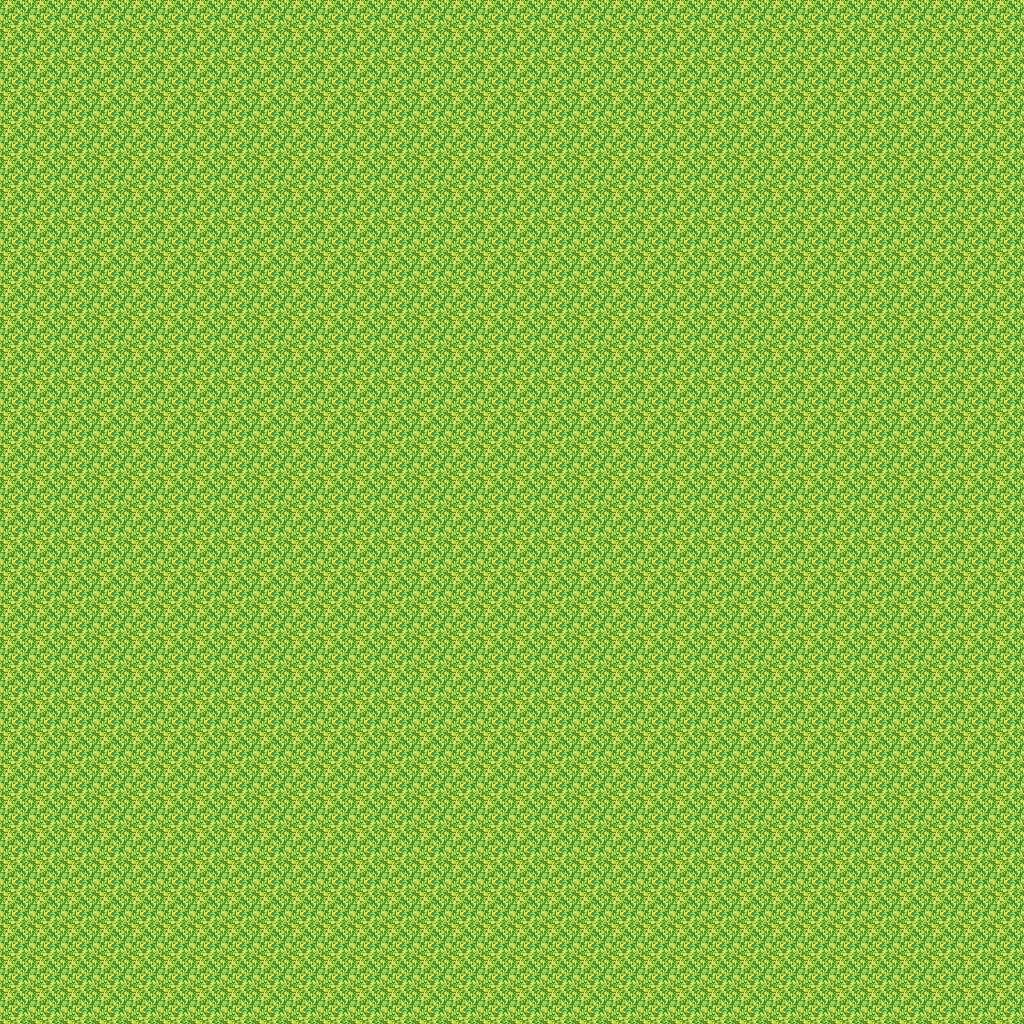

This game map was drawn from its Tiled (.tmx) file and the tilesets committed beside it. A one-line description and the full map source follow:
An orthogonal 32x32 tile map with 32x32 px tiles, 2 tile layers (grass, buildings), 2 tilesets and 8 objects (locomotive, coal, passengers, refrigerator, wood, ...).

<map version="1.2" tiledversion="1.2.4" orientation="orthogonal" renderorder="right-down" width="32" height="32" tilewidth="32" tileheight="32" infinite="0" backgroundcolor="#dbdbdb" nextlayerid="5" nextobjectid="14">
 <tileset firstgid="1" source="CustomTrains.tsx" />
 <tileset firstgid="9" source="GrassTile.tsx" />
 <layer id="1" name="grass" width="32" height="32">
  <data encoding="csv">
9,9,9,9,9,9,9,9,9,9,9,9,9,9,9,9,9,9,9,9,9,9,9,9,9,9,9,9,9,9,9,9,
9,9,9,9,9,9,9,9,9,9,9,9,9,9,9,9,9,9,9,9,9,9,9,9,9,9,9,9,9,9,9,9,
9,9,9,9,9,9,9,9,9,9,9,9,9,9,9,9,9,9,9,9,9,9,9,9,9,9,9,9,9,9,9,9,
9,9,9,9,9,9,9,9,9,9,9,9,9,9,9,9,9,9,9,9,9,9,9,9,9,9,9,9,9,9,9,9,
9,9,9,9,9,9,9,9,9,9,9,9,9,9,9,9,9,9,9,9,9,9,9,9,9,9,9,9,9,9,9,9,
9,9,9,9,9,9,9,9,9,9,9,9,9,9,9,9,9,9,9,9,9,9,9,9,9,9,9,9,9,9,9,9,
9,9,9,9,9,9,9,9,9,9,9,9,9,9,9,9,9,9,9,9,9,9,9,9,9,9,9,9,9,9,9,9,
9,9,9,9,9,9,9,9,9,9,9,9,9,9,9,9,9,9,9,9,9,9,9,9,9,9,9,9,9,9,9,9,
9,9,9,9,9,9,9,9,9,9,9,9,9,9,9,9,9,9,9,9,9,9,9,9,9,9,9,9,9,9,9,9,
9,9,9,9,9,9,9,9,9,9,9,9,9,9,9,9,9,9,9,9,9,9,9,9,9,9,9,9,9,9,9,9,
9,9,9,9,9,9,9,9,9,9,9,9,9,9,9,9,9,9,9,9,9,9,9,9,9,9,9,9,9,9,9,9,
9,9,9,9,9,9,9,9,9,9,9,9,9,9,9,9,9,9,9,9,9,9,9,9,9,9,9,9,9,9,9,9,
9,9,9,9,9,9,9,9,9,9,9,9,9,9,9,9,9,9,9,9,9,9,9,9,9,9,9,9,9,9,9,9,
9,9,9,9,9,9,9,9,9,9,9,9,9,9,9,9,9,9,9,9,9,9,9,9,9,9,9,9,9,9,9,9,
9,9,9,9,9,9,9,9,9,9,9,9,9,9,9,9,9,9,9,9,9,9,9,9,9,9,9,9,9,9,9,9,
9,9,9,9,9,9,9,9,9,9,9,9,9,9,9,9,9,9,9,9,9,9,9,9,9,9,9,9,9,9,9,9,
9,9,9,9,9,9,9,9,9,9,9,9,9,9,9,9,9,9,9,9,9,9,9,9,9,9,9,9,9,9,9,9,
9,9,9,9,9,9,9,9,9,9,9,9,9,9,9,9,9,9,9,9,9,9,9,9,9,9,9,9,9,9,9,9,
9,9,9,9,9,9,9,9,9,9,9,9,9,9,9,9,9,9,9,9,9,9,9,9,9,9,9,9,9,9,9,9,
9,9,9,9,9,9,9,9,9,9,9,9,9,9,9,9,9,9,9,9,9,9,9,9,9,9,9,9,9,9,9,9,
9,9,9,9,9,9,9,9,9,9,9,9,9,9,9,9,9,9,9,9,9,9,9,9,9,9,9,9,9,9,9,9,
9,9,9,9,9,9,9,9,9,9,9,9,9,9,9,9,9,9,9,9,9,9,9,9,9,9,9,9,9,9,9,9,
9,9,9,9,9,9,9,9,9,9,9,9,9,9,9,9,9,9,9,9,9,9,9,9,9,9,9,9,9,9,9,9,
9,9,9,9,9,9,9,9,9,9,9,9,9,9,9,9,9,9,9,9,9,9,9,9,9,9,9,9,9,9,9,9,
9,9,9,9,9,9,9,9,9,9,9,9,9,9,9,9,9,9,9,9,9,9,9,9,9,9,9,9,9,9,9,9,
9,9,9,9,9,9,9,9,9,9,9,9,9,9,9,9,9,9,9,9,9,9,9,9,9,9,9,9,9,9,9,9,
9,9,9,9,9,9,9,9,9,9,9,9,9,9,9,9,9,9,9,9,9,9,9,9,9,9,9,9,9,9,9,9,
9,9,9,9,9,9,9,9,9,9,9,9,9,9,9,9,9,9,9,9,9,9,9,9,9,9,9,9,9,9,9,9,
9,9,9,9,9,9,9,9,9,9,9,9,9,9,9,9,9,9,9,9,9,9,9,9,9,9,9,9,9,9,9,9,
9,9,9,9,9,9,9,9,9,9,9,9,9,9,9,9,9,9,9,9,9,9,9,9,9,9,9,9,9,9,9,9,
9,9,9,9,9,9,9,9,9,9,9,9,9,9,9,9,9,9,9,9,9,9,9,9,9,9,9,9,9,9,9,9,
9,9,9,9,9,9,9,9,9,9,9,9,9,9,9,9,9,9,9,9,9,9,9,9,9,9,9,9,9,9,9,9
</data>
 </layer>
 <layer id="2" name="buildings" width="32" height="32">
  <data encoding="csv">
0,0,0,0,0,0,0,0,0,0,0,0,0,0,0,0,0,0,0,0,0,0,0,0,0,0,0,0,0,0,0,0,
0,0,0,0,0,0,0,0,0,0,0,0,0,0,0,0,0,0,0,0,0,0,0,0,0,0,0,0,0,0,0,0,
0,0,0,0,0,0,0,0,0,0,0,0,0,0,0,0,0,0,0,0,0,0,0,0,0,0,0,0,0,0,0,0,
0,0,0,0,0,0,0,0,0,0,0,0,0,0,0,0,0,0,0,0,0,0,0,0,0,0,0,0,0,0,0,0,
0,0,0,0,0,0,0,0,0,0,0,0,0,0,0,0,0,0,0,0,0,0,0,0,0,0,0,0,0,0,0,0,
0,0,0,0,0,0,0,0,0,0,0,0,0,0,0,0,0,0,0,0,0,0,0,0,0,0,0,0,0,0,0,0,
0,0,0,0,0,0,0,0,0,0,0,0,0,0,0,0,0,0,0,0,0,0,0,0,0,0,0,0,0,0,0,0,
0,0,0,0,0,0,0,0,0,0,0,0,0,0,0,0,0,0,0,0,0,0,0,0,0,0,0,0,0,0,0,0,
0,0,0,0,0,0,0,0,0,0,0,0,0,0,0,0,0,0,0,0,0,0,0,0,0,0,0,0,0,0,0,0,
0,0,0,0,0,0,0,0,0,0,0,0,0,0,0,0,0,0,0,0,0,0,0,0,0,0,0,0,0,0,0,0,
0,0,0,0,0,0,0,0,0,0,0,0,0,0,0,0,0,0,0,0,0,0,0,0,0,0,0,0,0,0,0,0,
0,0,0,0,0,0,0,0,0,0,0,0,0,0,0,0,0,0,0,0,0,0,0,0,0,0,0,0,0,0,0,0,
0,0,0,0,0,0,0,0,0,0,0,0,0,0,0,0,0,0,0,0,0,0,0,0,0,0,0,0,0,0,0,0,
0,0,0,0,0,0,0,0,0,0,0,0,0,0,0,0,0,0,0,0,0,0,0,0,0,0,0,0,0,0,0,0,
0,0,0,0,0,0,0,0,0,0,0,0,0,0,0,0,0,0,0,0,0,0,0,0,0,0,0,0,0,0,0,0,
0,0,0,0,0,0,0,0,0,0,0,0,0,0,0,0,0,0,0,0,0,0,0,0,0,0,0,0,0,0,0,0,
0,0,0,0,0,0,0,0,0,0,0,0,0,0,0,0,0,0,0,0,0,0,0,0,0,0,0,0,0,0,0,0,
0,0,0,0,0,0,0,0,0,0,0,0,0,0,0,0,0,0,0,0,0,0,0,0,0,0,0,0,0,0,0,0,
0,0,0,0,0,0,0,0,0,0,0,0,0,0,0,0,0,0,0,0,0,0,0,0,0,0,0,0,0,0,0,0,
0,0,0,0,0,0,0,0,0,0,0,0,0,0,0,0,0,0,0,0,0,0,0,0,0,0,0,0,0,0,0,0,
0,0,0,0,0,0,0,0,0,0,0,0,0,0,0,0,0,0,0,0,0,0,0,0,0,0,0,0,0,0,0,0,
0,0,0,0,0,0,0,0,0,0,0,0,0,0,0,0,0,0,0,0,0,0,0,0,0,0,0,0,0,0,0,0,
0,0,0,0,0,0,0,0,0,0,0,0,0,0,0,0,0,0,0,0,0,0,0,0,0,0,0,0,0,0,0,0,
0,0,0,0,0,0,0,0,0,0,0,0,0,0,0,0,0,0,0,0,0,0,0,0,0,0,0,0,0,0,0,0,
0,0,0,0,0,0,0,0,0,0,0,0,0,0,0,0,0,0,0,0,0,0,0,0,0,0,0,0,0,0,0,0,
0,0,0,0,0,0,0,0,0,0,0,0,0,0,0,0,0,0,0,0,0,0,0,0,0,0,0,0,0,0,0,0,
0,0,0,0,0,0,0,0,0,0,0,0,0,0,0,0,0,0,0,0,0,0,0,0,0,0,0,0,0,0,0,0,
0,0,0,0,0,0,0,0,0,0,0,0,0,0,0,0,0,0,0,0,0,0,0,0,0,0,0,0,0,0,0,0,
0,0,0,0,0,0,0,0,0,0,0,0,0,0,0,0,0,0,0,0,0,0,0,0,0,0,0,0,0,0,0,0,
0,0,0,0,0,0,0,0,0,0,0,0,0,0,0,0,0,0,0,0,0,0,0,0,0,0,0,0,0,0,0,0,
0,0,0,0,0,0,0,0,0,0,0,0,0,0,0,0,0,0,0,0,0,0,0,0,0,0,0,0,0,0,0,0,
0,0,0,0,0,0,0,0,0,0,0,0,0,0,0,0,0,0,0,0,0,0,0,0,0,0,0,0,0,0,0,0
</data>
 </layer>
 <objectgroup id="3" name="trains">
  <object id="6" name="locomotive" gid="1" x="0" y="32" width="64" height="32" />
  <object id="7" name="coal" gid="2" x="64" y="32" width="64" height="32" />
  <object id="8" name="passengers" gid="3" x="0" y="64" width="64" height="32" />
  <object id="9" name="refrigerator" gid="4" x="64" y="64" width="64" height="32" />
  <object id="10" name="wood" gid="5" x="0" y="96" width="64" height="32" />
  <object id="11" name="oil" gid="6" x="64" y="96" width="64" height="32" />
  <object id="12" name="sand" gid="7" x="0" y="128" width="64" height="32" />
  <object id="13" name="speed" gid="8" x="64" y="128" width="64" height="32" />
 </objectgroup>
</map>
